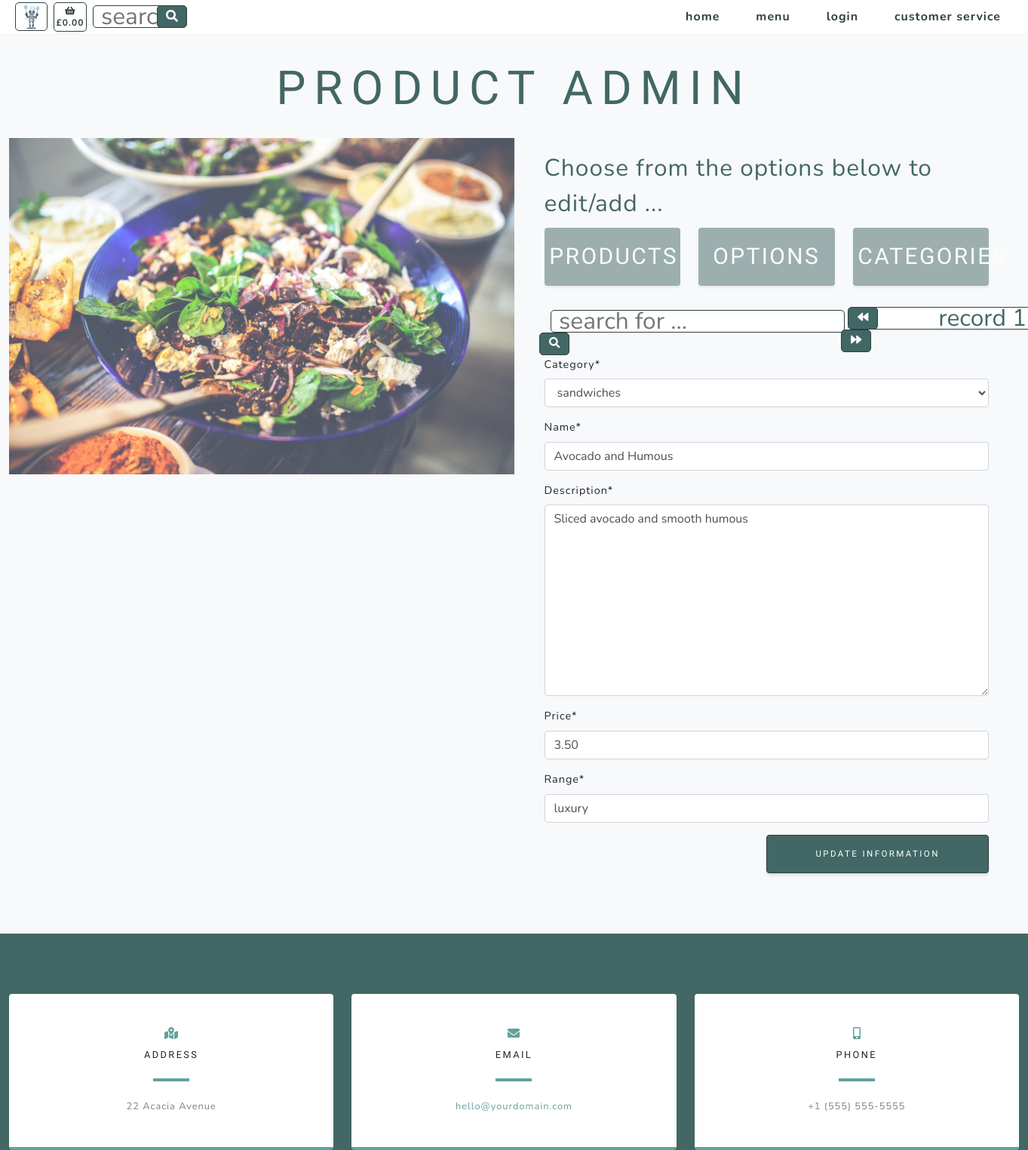
/products/product_admin/?dataset=products, run on the app's committed database.
### products/models.py (models this page shows, shortened)
class Product(models.Model):
    category = models.ForeignKey('Category', null=True,
                                 on_delete=models.SET_NULL)
    sku = models.CharField(max_length=254, null=True)
    name = models.CharField(max_length=254)
    description = models.TextField()
    price = models.DecimalField(max_digits=6, decimal_places=2)
    range = models.CharField(max_length=254, null=True)

class Category(models.Model):
    class Meta:
        verbose_name_plural = 'Categories'
    name = models.CharField(max_length=254)
    friendly_name = models.CharField(max_length=254, null=True, blank=True)
    image = models.ImageField(null=True, blank=True)
    def __str__(self):
        return self.name

### products/views.py (the view)
# urls.py: path('product_admin/', views.product_admin, name='product_admin'),
def product_admin(request):
    product_query = Product.objects.all().first()
    product_query_length = Product.objects.all().count()
    products = Product.objects.all()
    if request.GET:
        if 'product_search' in request.GET:
            query = request.GET['product_search']
            if not query:
                return redirect(reverse('profile'))
            queries = Q(name__icontains=query) | Q(description__icontains=query)
            product_query = products.filter(queries).first()
            product_query_length = products.filter(queries).count()
            print(product_query_length)
            form = ProductAdminForm(instance=product_query)
        else:
            form = ProductAdminForm(instance=product_query)
        if 'dataset' in request.GET:
            dataset = request.GET['dataset']
    context = {
            'form': form,
            'product_query_length': product_query_length
        }
    return render(request, 'products/product_admin.html', context)

### products/forms.py
class ProductAdminForm(forms.ModelForm):
    class Meta:
        model = Product
        exclude = ('sku',)
    def __init__(self, *args, **kwargs):
        super().__init__(*args, **kwargs)
        placeholders = {
            'default_category': 'category',
            'default_sku': 'sku',
            'default_name': 'name',
            'default_description': 'description',
            'default_price': 'price',
            'default_range': 'range',
        }

### basket/contexts.py (called while the page is built)
def basket_context(request):
    cookie_key = settings.COOKIE_KEY
    try:
        cookie = request.COOKIES[cookie_key]
        basket_total = Basket.objects.filter(cookie=cookie).aggregate(Sum('total_price'))
        if basket_total['total_price__sum'] is None:
            basket_total = ""
    except KeyError:
        basket_total = ""
        cookie = 99999999
    context = {
            'cookie': cookie,
            'cookie_key': cookie_key,
            'basket_total': basket_total,
        }
    return context

### products/templates/products/product_admin.html (shortened to what this page needs)
{% extends "base.html" %}
{% load static %}
{% block content %}
    <section class="products-section bg-light" id="products">
        <div class="container">
            <div class="row justify-content-center no-gutters">
                <div class="col-xl-12">
                    <h1 class="product-text-one mx-auto text-uppercase text-center flex-margin-b text-blue">Product Admin</h1>
                </div>
                <div class="col-xl-6">
                    {% if dataset == "categories" and searchset %}
                        {% for image in image %}
                            <img class="img-fluid image-80" src="{{ image.image }}" alt="{{ categories }} image" />
                        {% endfor %}
                    {% else %}
                        <img class="img-fluid image-80" src="/media/assets/img/pexels-kaboompics-com-5928.jpg" alt="salad bowl" />
                    {% endif %}
                </div>
                <div class="col-xl-6">
                    <div class="text-center h-100 project">
                        <div class="d-flex h-100">
                            <div class="product-container w-100 mt-0 text-center text-xl-left">
                                <div class="text-blue text-xs mb-2">
                                    Choose from the options below to edit/add ...
                                </div>
                                <div class="row">
                                    {% if dataset == "products" %}
                                        <div class="col-4">
                                            <a class="product-selected masthead-button btn btn-primary js-scroll-trigger flex-margin-b"
                                                href="{% url 'product_admin' %}?dataset=products">
                                                Products</a>
                                        </div>
                                    {% else %}
                                        <div class="col-4">
                                            <a class="product-unselected masthead-button btn btn-primary js-scroll-trigger flex-margin-b"
                                                href="{% url 'product_admin' %}?dataset=products">
                                                Products</a>
                                        </div>
                                    {% endif %}
                                    {% if dataset == "options" %}
                                        <div class="col-4">
                                            <a class="product-selected masthead-button btn btn-primary js-scroll-trigger flex-margin-b"
                                                href="{% url 'product_admin' %}?dataset=options">
                                                Options</a>
                                        </div>
                                    {% else %}
                                        <div class="col-4">
                                            <a class="product-unselected masthead-button btn btn-primary js-scroll-trigger flex-margin-b"
                                                href="{% url 'product_admin' %}?dataset=options">
                                                Options</a>
                                        </div>
                                    {% endif %}
                                    {% if dataset == "categories" %}
                                        <div class="col-4">
                                            <a class="product-selected masthead-button btn btn-primary js-scroll-trigger flex-margin-b"
                                                href="{% url 'product_admin' %}?dataset=categories">
                                                Categories</a>
                                        </div>
                                    {% else %}
                                        <div class="col-4">
                                            <a class="product-unselected masthead-button btn btn-primary js-scroll-trigger flex-margin-b"
                                                href="{% url 'product_admin' %}?dataset=categories">
                                                categories</a>
                                        </div>
                                    {% endif %}
                                </div>
                                <div class="row">
                                    <div class="col-12 col-lg-4 mb-3 mt-1 justify-content-center p-0">
                                        <div class="product-search-container mx-auto">
                                            <form action="{% url 'product_admin' %}?dataset=products" method="GET">
                                                <input class="product-search-input text-blue text-xs" type="text" name="product_search" id="product_search" placeholder=" search for {{ dataset }}...">
                                                <button class="search-button text-center" type="submit">
                                                        <i class="fas fa-search"></i>
                                                </button>
                                            </form>
                                        </div>
                                    </div>
                                    <div class="col-lg-4 d-none d-lg-block"></div>
                                    <div class="col-12 col-lg-4 justify-content-center p-0">
                                        <div class="product-search-container mx-auto">
                                            <div class="d-inline">
                                                <button class="search-button text-center" type="submit">
                                                        <i class="fas fa-backward"></i>
                                                </button>
                                            </div>
                                            <div class="d-inline">
                                                {% if product_query_length != 0 %}
                                                    <input class="product-search-input text-blue text-xs text-center" type="text" name="product_query_length" id="product_query_length"
                                                    value=" record 1 of: {{ product_query_length }}">
                                                {% else %}
                                                    <input class="product-search-input text-blue text-xs text-center" type="text" name="no_product_query_length" id="no_product_query_length"
                                                    value=" no records found">
                                                {% endif %}
                                            </div>
                                            <div class="d-inline">
                                                <button class="search-button text-center ml-n4" type="submit">
                                                        <i class="fas fa-forward"></i>
                                                </button>
                                            </div>
                                        </div>
                                    </div>
                                </div>
                                <div class="row">
                                    <div class="col-12">
                                    <form class="mt-3" action="{% url 'product_admin' %}?dataset=products" method="POST" id="product-update-form">
                                        {{ form|crispy }}
                                        <button class="width-50 border-solid masthead-button btn btn-primary js-scroll-trigger float-right">Update Information</button>
                                    </form>
                                </div>
                                </div>
                            </div>
                        </div>
                    </div>
                </div>
            </div>
        </div>
    </section>
{% include 'products/includes/contact.html' %}
{% endblock %}

### data on the page
Product: category "sandwiches", description "Sliced avocado and smooth humous", price "3.50", range "luxury"
Category: name "Avocado and Humous"
